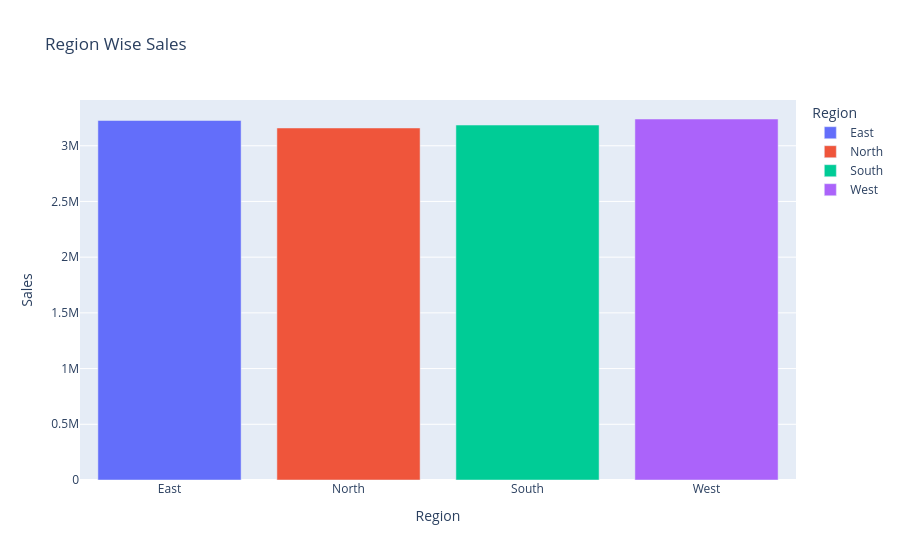

Source (notebook cell):
### Code cell
fig = px.bar(
    region_sales,
    x="Region",
    y="Sales",
    color="Region",
    title="Region Wise Sales"
)

fig.show()

### Figure 1 — Plotly figure (JSON) as saved in the notebook; plotly's stock layout.template omitted (floating-point values rounded to 4 significant figures)
{"data": [{"hovertemplate": "Region=%{x}<br>Sales=%{y}<extra></extra>", "legendgroup": "East", "marker": {"color": "#636efa", "pattern": {"shape": ""}}, "name": "East", "orientation": "v", "showlegend": true, "textposition": "auto", "type": "bar", "x": ["East"], "xaxis": "x", "y": [3227000.0], "yaxis": "y"}, {"hovertemplate": "Region=%{x}<br>Sales=%{y}<extra></extra>", "legendgroup": "North", "marker": {"color": "#EF553B", "pattern": {"shape": ""}}, "name": "North", "orientation": "v", "showlegend": true, "textposition": "auto", "type": "bar", "x": ["North"], "xaxis": "x", "y": [3160000.0], "yaxis": "y"}, {"hovertemplate": "Region=%{x}<br>Sales=%{y}<extra></extra>", "legendgroup": "South", "marker": {"color": "#00cc96", "pattern": {"shape": ""}}, "name": "South", "orientation": "v", "showlegend": true, "textposition": "auto", "type": "bar", "x": ["South"], "xaxis": "x", "y": [3186000.0], "yaxis": "y"}, {"hovertemplate": "Region=%{x}<br>Sales=%{y}<extra></extra>", "legendgroup": "West", "marker": {"color": "#ab63fa", "pattern": {"shape": ""}}, "name": "West", "orientation": "v", "showlegend": true, "textposition": "auto", "type": "bar", "x": ["West"], "xaxis": "x", "y": [3240000.0], "yaxis": "y"}], "layout": {"barmode": "relative", "legend": {"title": {"text": "Region"}, "tracegroupgap": 0}, "title": {"text": "Region Wise Sales"}, "xaxis": {"anchor": "y", "categoryarray": ["East", "North", "South", "West"], "categoryorder": "array", "domain": [0, 1], "title": {"text": "Region"}}, "yaxis": {"anchor": "x", "domain": [0, 1], "title": {"text": "Sales"}}}}
